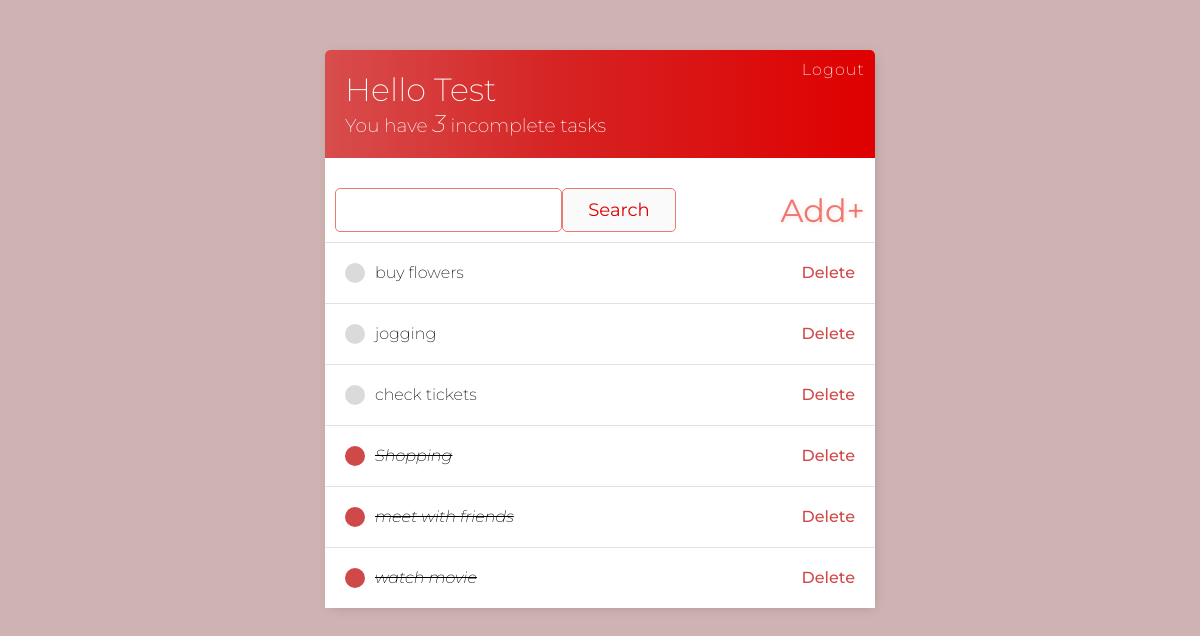
The page / (signed in) on the database as committed earlier.
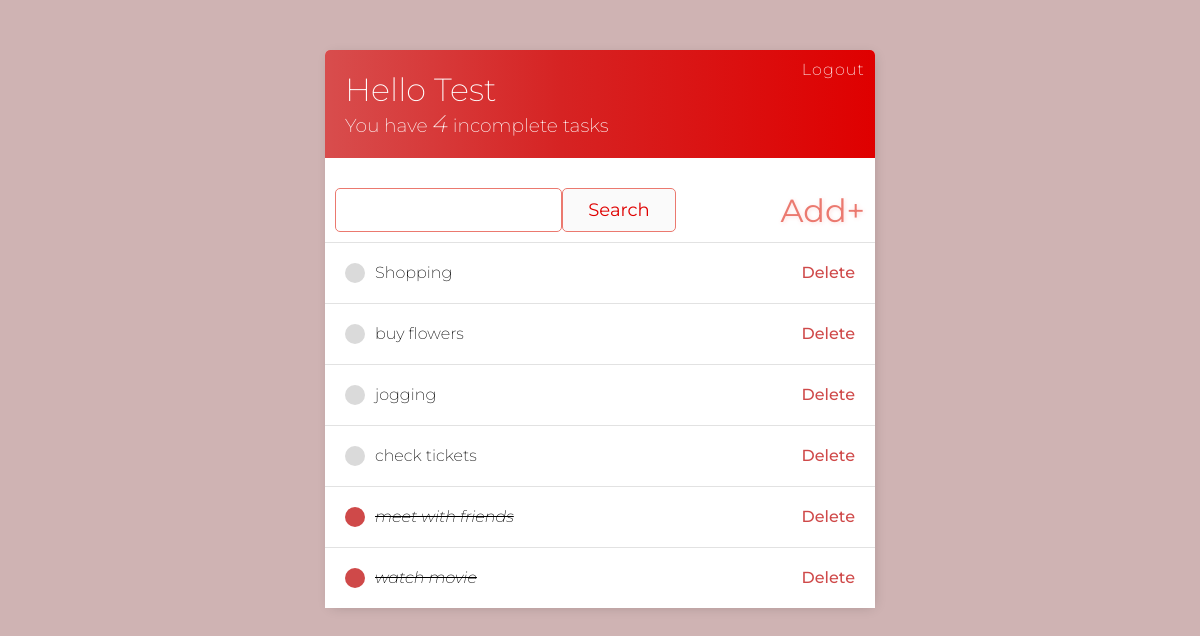
The same page on the database as committed later.
### base/models.py (models this page shows)
class Task(models.Model):
    user = models.ForeignKey(
        User, on_delete=models.CASCADE, null=True, blank=True)
    title = models.CharField(max_length=200)
    description = models.TextField(null=True, blank=True)
    complete = models.BooleanField(default=False)
    created = models.DateTimeField(auto_now_add=True)
    def __str__(self):
        return self.title
    class Meta:
        ordering = ['complete']

### base/views.py (the view)
# urls.py: path('', TaskList.as_view(), name="tasks"),
class TaskList(LoginRequiredMixin, ListView):
    model = Task
    context_object_name = 'tasks'
    def get_context_data(self, **kwargs):
        context = super().get_context_data(**kwargs)
        context['tasks'] = context['tasks'].filter(user=self.request.user)
        context['count'] = context['tasks'].filter(complete=False).count()
        search_input = self.request.GET.get('search-area') or ''
        if search_input:
            context['tasks'] = context['tasks'].filter(
                title__contains=search_input)
            context['search_input'] = search_input
        return context

### base/templates/base/task_list.html
{% extends 'base/main.html' %}
{% block content %}
<div class="header-bar">
    <div class="title">
        <h1>Hello {{request.user|title}}</h1>
        <h3>You have <i>{{count}}</i> incomplete task{{count|pluralize:"s"}}</h3>
    </div>
    {% if request.user.is_authenticated %}
    <a href="{% url 'logout' %}">Logout</a>
    {% else %}
    <a href="{% url 'login' %}">Login</a>
    {% endif %}
</div>
<div class="search-add-wrapper">
    <form action="" method="GET" id="search">
        <input type="text" name="search-area" value="{{search_input}}">
        <input class="button" id="search-button" type="submit" value="Search">
    </form>
    {% if tasks|length > 0 %}
    <a id="add-link" href="{% url 'task-create' %}">Add+</a>
    {% endif %}
</div>
<div id="tasklist" class="task-items-wrapper">
    {% for task in tasks %}
    <div class="task-wrapper" data-position="{{task.pk}}">
        <div class="task-title">
            {% if task.complete %}
            <div class="task-complete-icon"></div>
            <i><s><a href="{% url 'task-update' task.id %}">{{task}}</a></s></i>
            {% else %}
            <div class="task-incomplete-icon"></div>
            <a href="{% url 'task-update' task.id %}">{{task}}</a>
            {% endif %}
        </div>
        <a class="delete-link" href="{% url 'task-delete' task.id %}">Delete</a>
    </div>
    {% empty %}
    <h3>No items in list</h3>
    {% endfor %}
</div>
{% endblock content %}

Rows that differ between the two databases and show on the page:
changed Task "Shopping": complete True → False (drawn); moves up the list
Other text that changed with them:
{{ count }}: "3" → "4"
